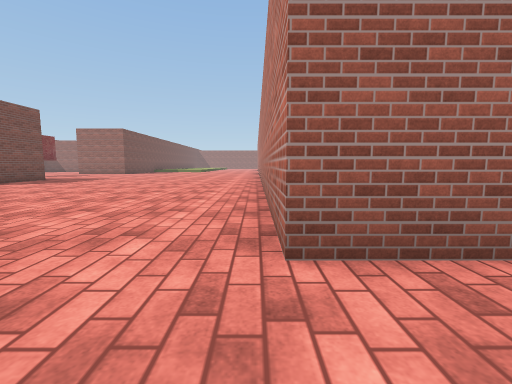
view 1 (above)

19 first-person views from a walk through a scene from a Unity 3-D project. The camera is 1.2 m above the floor, tilts 6° down and sees 90° across. The floor is counted in squares, 2 m on a side. Each view is taken from the middle of a square. On the plan, view 1 faces up. The plan holds only what a view shows up to about 9 squares ahead; the rest is blank. The place goes on beyond the plan. The player character is not drawn. Some surface patterns are stand-ins.

view 2
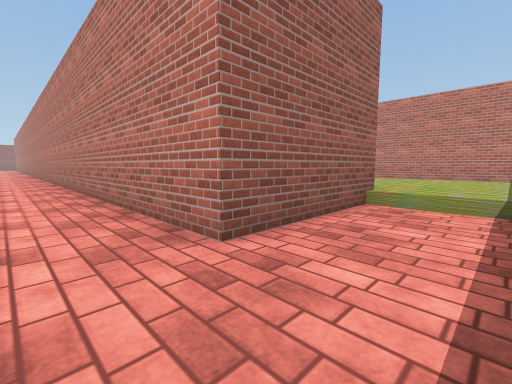

view 3
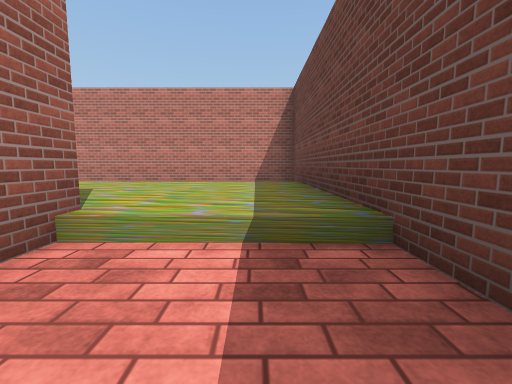

view 4
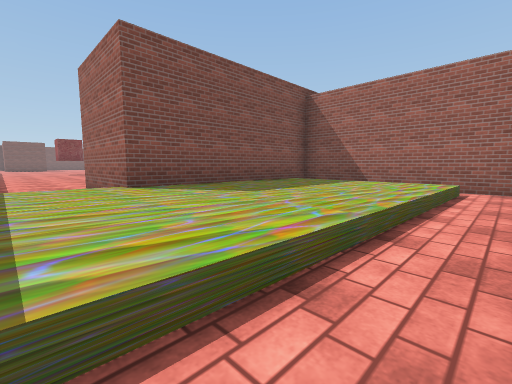

view 5
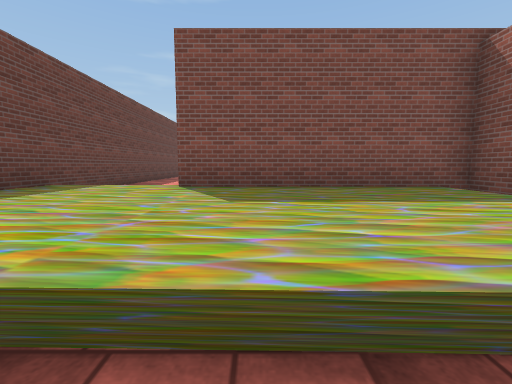

view 6
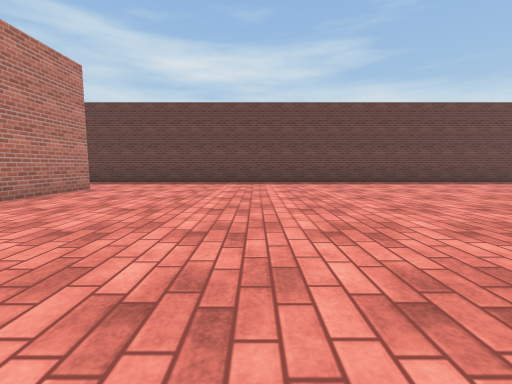

view 7
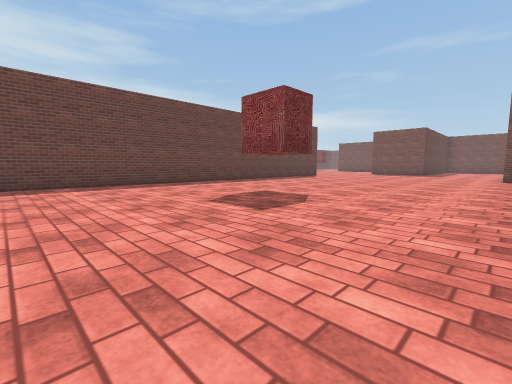

view 8
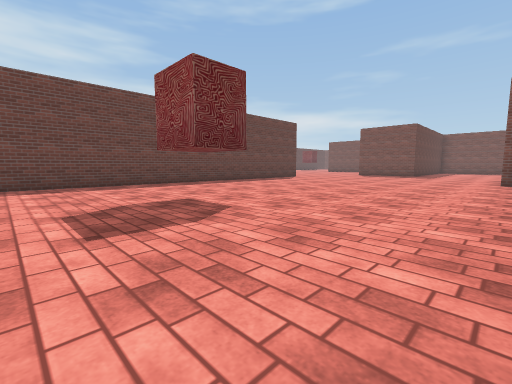

view 9
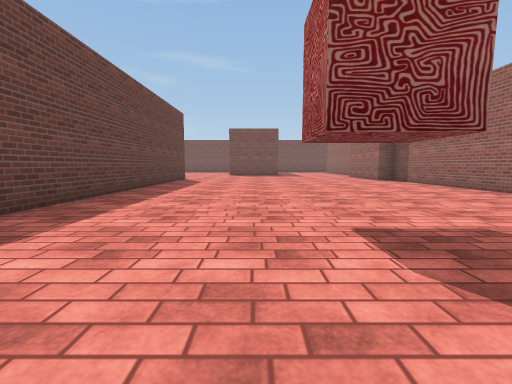

view 10
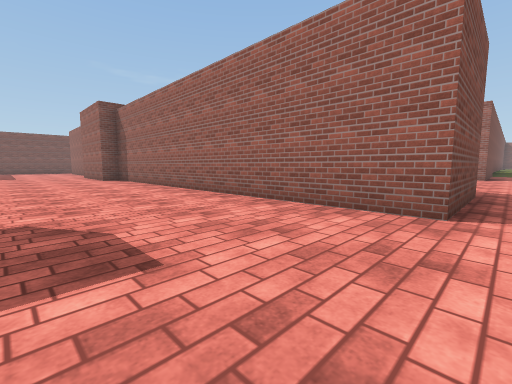

view 11
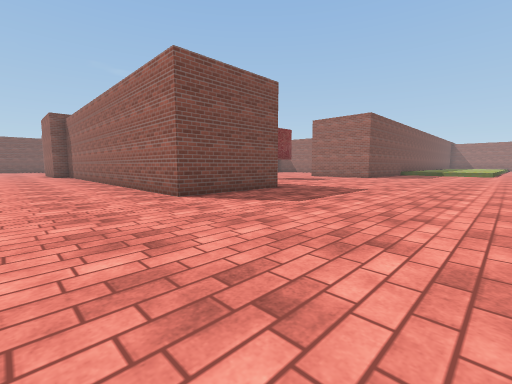

view 12
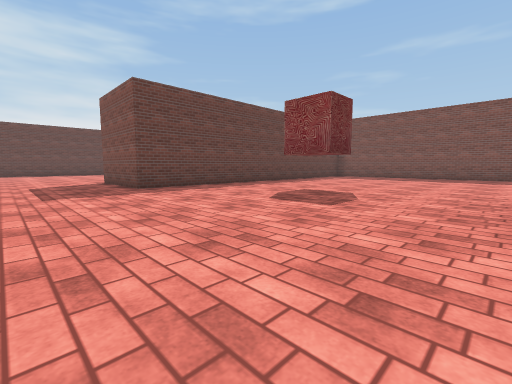

view 13
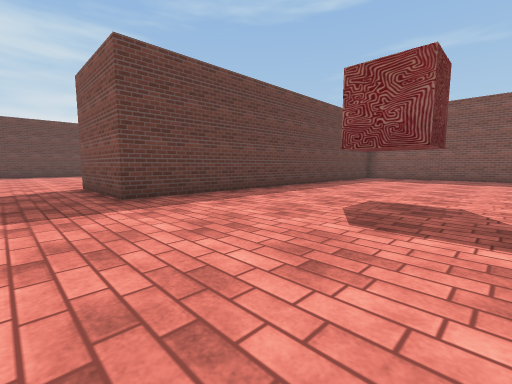

view 14
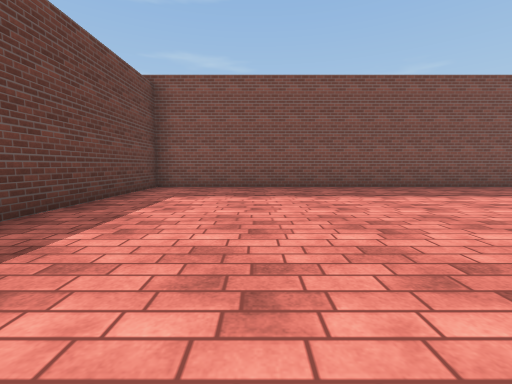

view 15
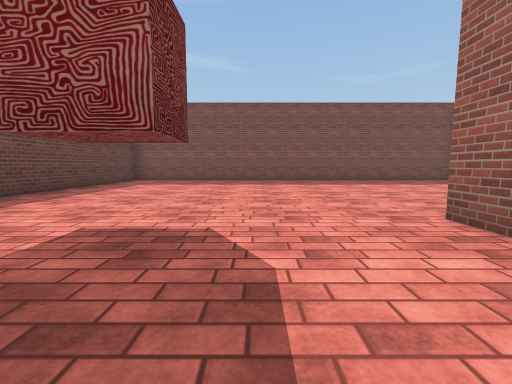

view 16
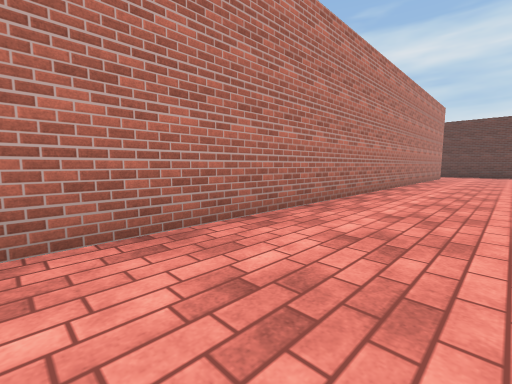

view 17
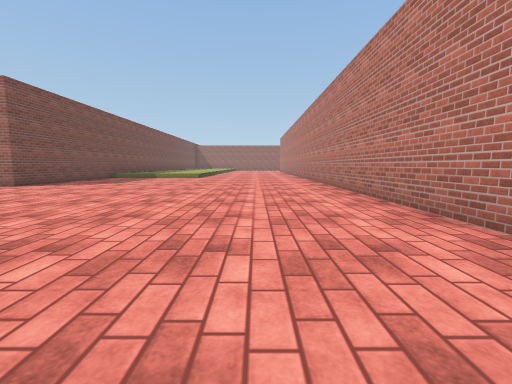

view 18
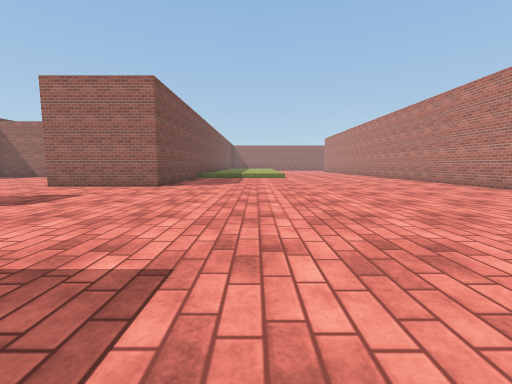

view 19
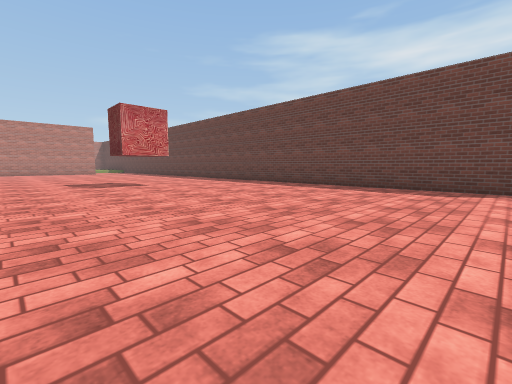

### Floor plan
Key: @ floor where view 1 was taken; # wall or solid block; . floor; ~ liquid the walk can cross.
Columns run from 19 left of view 1 to 9 right of it. Each row starts with its distance up from view 1.
 19 #.....    #........#
 18 #......## #........#
 17 #.......###........#
 16 #..................#
 15 #..................#
 14 #..................#
 13 #..................#
 12 #..................#
 11 #..................#
 10 ###########........#
  9  ##########........#
  8 ###########........#
  7 #..................#  ######
  6 ...................#  #~~~~.
  5 ...................#  #~~~~.#
  4 ...................#  #~~~~.#
  3 ...................#  #~~~~.#
  2 ...................####~~~~.#
  1 ......................~~~~~.#
  0 ...................@..~~~~~.#
 -1 #############################

Positions as (right, up) in squares from view 1, and headings:
1: (0, 0), facing up
2: (-1, 0), facing up-right
3: (1, 0), facing right
4: (8, 0), facing up-left
5: (8, 3), facing left
6: (-4, 8), facing down
7: (-7, 7), facing down-left
8: (-9, 7), facing down-left
9: (-9, 2), facing left
10: (-8, 4), facing up-left
11: (-4, 5), facing up-left
12: (-6, 17), facing down-left
13: (-7, 15), facing down-left
14: (-12, 13), facing left
15: (-9, 15), facing left
16: (-2, 15), facing down-right
17: (-2, 10), facing up
18: (-6, 10), facing up
19: (-19, 6), facing down-right
